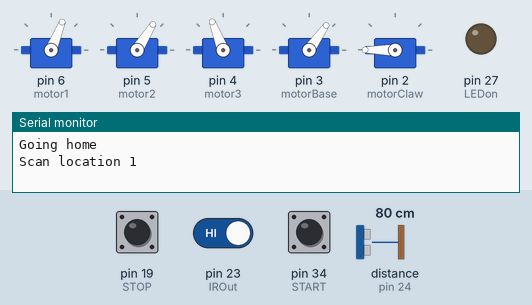
Simulated run of this sketch. Board: Arduino Mega 2560, built with avr-gcc and run on an emulated ATmega2560. Shown: 5 × servo, output pins drawn as LEDs (lit = HIGH), the last lines printed to the serial monitor. Inputs (shaded band) come from the test bench; at power-on: pin 23 (IROut) HIGH, pin 19 (STOP) LOW, pin 34 (START) HIGH, distance to the obstacle (sensor on pin 24) 80 cm. The echo pulse lasts 58.3 µs per cm; pins used as bus, display or sensor lines are not drawn.

Above: at 6.1 s.
6.2 s: pin 23 (IROut) driven HIGH
At 8.4 s:
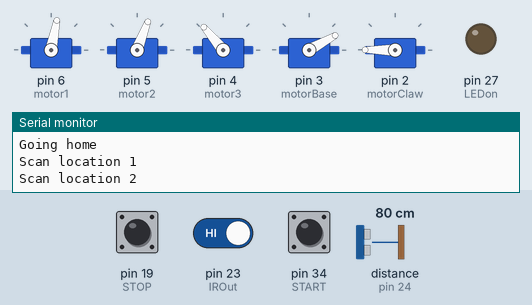
10.3 s: pin 19 (STOP) pulled HIGH for 2.3 s
21.9 s: pin 23 (IROut) driven LOW
At 25.0 s:
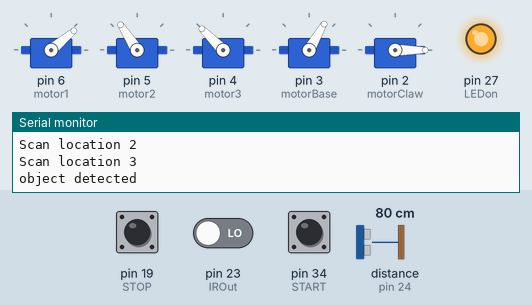
25.4 s: pin 19 (STOP) pulled HIGH for 2.3 s
At 26.0 s:
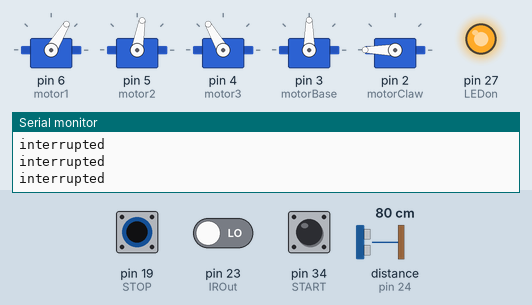
30.7 s: pin 19 (STOP) pulled HIGH for 2.3 s
Timing chart, 0 to 49.4 s (numbered marks = the images above; inputs shaded):
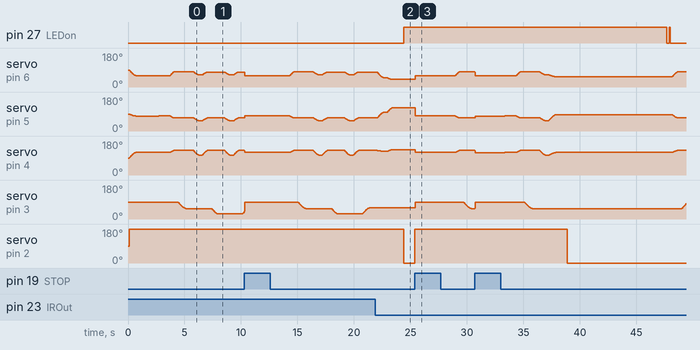

The sketch:

exhibition.ino
```cpp
//Author - TM Cheah
#include <Servo.h>

//====DEFINE====
//servo motor
#define	BASE_HOME 90
#define	MOTOR1_HOME 60
#define	MOTOR1_UP 80
#define	MOTOR1_DOWN 47
#define	MOTOR2_HOME 80
#define	MOTOR2_UP 70
#define	MOTOR2_DOWN 110
#define	MOTOR3_HOME 120
#define	MOTOR3_UP 130
#define	MOTOR3_DOWN 135
#define GRIP 0
#define UNGRIP 180

//Color Sensor
#define S0 31
#define S1 29
#define S2 26
#define S3 28
#define sensorOut 24
#define sensoronoff 30
#define LEDon 27

//Infrared Sensor
#define IRPower 22
#define IROut 23

//interrupt pin
#define STOP 19

//trigger start pin
#define START 34

//DECLARATION and INITIATION
//servo motor
Servo motor1;	//up, down, forward, backward
Servo motor2;	//up, down, forward, backward
Servo motor3;	//adjust the end effector
Servo motorBase;//responsible for left right
Servo motorClaw;//end effector

//color sensor
int redFrequency = 0;
int greenFrequency = 0;
int blueFrequency = 0;

//intterupt
bool intterupted = false;
bool itemIn = false;

//trigger start pin
int readStart = 1;

void setup()
{
	//setup serial monitor
	Serial.begin(9600);
	delay(10);

	//setup servo motor
	motor1.attach(6);
	motor2.attach(5);
	motor3.attach(4);
	motorBase.attach(3);
	motorClaw.attach(2);
	delay(100);

	//setup for infrared sensor
	pinMode(IRPower, OUTPUT);
	pinMode(IROut, INPUT);
	digitalWrite(IROut, LOW);

	//setup for color sensor
	pinMode(S0, OUTPUT);
	pinMode(S1, OUTPUT);
	pinMode(S2, OUTPUT);
	pinMode(S3, OUTPUT);
	pinMode(sensoronoff, OUTPUT);
	pinMode(sensorOut, INPUT);
	pinMode(LEDon, OUTPUT);

	// Setting frequency scaling to 20%
	digitalWrite(S0,HIGH);
	digitalWrite(S1,LOW);

	//setup for interrupt pin
	//change the interrupt mode after deciding the button mode
	//RISING to trigger when the pin goes from low to high
	//FALLING for when the pin goes from high to low
	pinMode(STOP, INPUT);
	attachInterrupt(digitalPinToInterrupt(STOP), interruptMe, RISING);

	//setup for trigger start pin
	pinMode(START, INPUT_PULLUP);

	//initialize robot location to home
	home();

	//comment line 89 if interrupt is not set up yet;
	itemIn = true;
}

void home()
{
	ungrip();

	double mB = (double)motorBase.read();
	double m1 = (double)motor1.read();
	double m2 = (double)motor2.read();
	double m3 = (double)motor3.read();

  	int diff_mB = BASE_HOME - (int)mB;
	int diff_m1 = MOTOR1_HOME - (int)m1;
	int diff_m2 = MOTOR2_HOME - (int)m2;
	int diff_m3 = MOTOR3_HOME - (int)m3;

  	//int max = max(abs(diff_mB), max(abs(diff_m1),max(abs(diff_m2), abs(diff_m3))));
  	int max = getMax(diff_mB, diff_m1, diff_m2, diff_m3);

	double step_mB = (double)diff_mB/(double)max;
	double step_m1 = (double)diff_m1/(double)max;
	double step_m2 = (double)diff_m2/(double)max;
	double step_m3 = (double)diff_m3/(double)max;

	int delayTime = 15;

  	for(int i = 0; i < max; i++)
	{
		mB = mB+step_mB;
      	m1 = m1+step_m1;
		m2 = m2+step_m2;
		m3 = m3+step_m3;

		motorBase.write((int)mB);
		motor1.write((int)m1);
		motor2.write((int)m2);
		motor3.write((int)m3);

		if(i > max*0.75)
          delayTime+=2;
     	else if(i > max*0.5)
          delayTime++;

		delay(delayTime);
	}
}

void moveTo(int getMB, int getM1, int getM2, int getM3)
{
	if(intterupted)
	{
		Serial.println("interrupted");
		return;
	}
	double mB = (double)motorBase.read();
	double m1 = (double)motor1.read();
	double m2 = (double)motor2.read();
	double m3 = (double)motor3.read();

	if(intterupted)
	{
		Serial.println("interrupted");
		return;
	}

	int diff_mB = getMB - (int)mB;
	int diff_m1 = getM1 - (int)m1;
	int diff_m2 = getM2 - (int)m2;
	int diff_m3 = getM3 - (int)m3;

	int max = getMax(diff_mB, diff_m1, diff_m2, diff_m3);

	if(intterupted)
	{
		Serial.println("interrupted");
		return;
	}

	double step_mB = (double)diff_mB/(double)max;
	double step_m1 = (double)diff_m1/(double)max;
	double step_m2 = (double)diff_m2/(double)max;
	double step_m3 = (double)diff_m3/(double)max;

	int delayTime = 15;

  	for(int i = 0; i < max; i++)
	{
		if(intterupted)
		{
			Serial.println("interrupted");
			break;
		}
		mB = mB+step_mB;
      	m1 = m1+step_m1;
		m2 = m2+step_m2;
		m3 = m3+step_m3;

		if(intterupted)
		{
			Serial.println("interrupted");
			break;
		}
		motorBase.write((int)mB);
		motor1.write((int)m1);
		motor2.write((int)m2);
		motor3.write((int)m3);

		if(i > max*0.75)
          delayTime+=2;
     	else if(i > max*0.5)
          delayTime++;

		delay(delayTime);
	}

}

void up()
{
	if(intterupted)
	{
		Serial.println("interrupted");
		return;
	}
	double mB = (double)motorBase.read();
	double m1 = (double)motor1.read();
	double m2 = (double)motor2.read();
	double m3 = (double)motor3.read();
	if(intterupted)
	{
		Serial.println("interrupted");
		return;
	}
  	int diff_mB = 0;
	int diff_m1 = MOTOR1_UP - (int)m1;
	int diff_m2 = MOTOR2_UP - (int)m2;
	int diff_m3 = MOTOR3_UP - (int)m3;

  	//int max = max(abs(diff_mB), max(abs(diff_m1),max(abs(diff_m2), abs(diff_m3))));
  	int max = getMax(diff_mB, diff_m1, diff_m2, diff_m3);

	if(intterupted)
	{
		Serial.println("interrupted");
		return;
	}
	double step_mB = (double)diff_mB/(double)max;
	double step_m1 = (double)diff_m1/(double)max;
	double step_m2 = (double)diff_m2/(double)max;
	double step_m3 = (double)diff_m3/(double)max;

	int delayTime = 15;

  	for(int i = 0; i < max; i++)
	{
		if(intterupted)
		{
			Serial.println("interrupted");
			break;
		}
		mB = mB+step_mB;
      	m1 = m1+step_m1;
		m2 = m2+step_m2;
		m3 = m3+step_m3;

		if(intterupted)
		{
			Serial.println("interrupted");
			break;
		}

		motorBase.write((int)mB);
		motor1.write((int)m1);
		motor2.write((int)m2);
		motor3.write((int)m3);

		if(i > max*0.75)
          delayTime+=2;
     	else if(i > max*0.5)
          delayTime++;

		delay(delayTime);
	}
}

void down()
{
	if(intterupted)
	{
		Serial.println("interrupted");
		return;
	}
	double mB = (double)motorBase.read();
	double m1 = (double)motor1.read();
	double m2 = (double)motor2.read();
	double m3 = (double)motor3.read();
	if(intterupted)
	{
		Serial.println("interrupted");
		return;
	}
  	int diff_mB = 0;
	int diff_m1 = MOTOR1_DOWN - (int)m1;
	int diff_m2 = MOTOR2_DOWN - (int)m2;
	int diff_m3 = MOTOR3_DOWN - (int)m3;

  	//int max = max(abs(diff_mB), max(abs(diff_m1),max(abs(diff_m2), abs(diff_m3))));
  	int max = getMax(diff_mB, diff_m1, diff_m2, diff_m3);

	if(intterupted)
	{
		Serial.println("interrupted");
		return;
	}
	double step_mB = (double)diff_mB/(double)max;
	double step_m1 = (double)diff_m1/(double)max;
	double step_m2 = (double)diff_m2/(double)max;
	double step_m3 = (double)diff_m3/(double)max;

	int delayTime = 15;

  	for(int i = 0; i < max; i++)
	{
		if(intterupted)
		{
			Serial.println("interrupted");
			break;
		}
		mB = mB+step_mB;
      	m1 = m1+step_m1;
		m2 = m2+step_m2;
		m3 = m3+step_m3;

		if(intterupted)
		{
			Serial.println("interrupted");
			break;
		}

		motorBase.write((int)mB);
		motor1.write((int)m1);
		motor2.write((int)m2);
		motor3.write((int)m3);

		if(i > max*0.75)
          delayTime+=2;
     	else if(i > max*0.5)
          delayTime++;

		delay(delayTime);
	}
}


void moveBase(int getMB)
{
	if(intterupted)
	{
		Serial.println("interrupted");
		return;
	}
	double mB = (double)motorBase.read();

	if(intterupted)
	{
		Serial.println("interrupted");
		return;
	}

	int diff_mB = getMB - mB;

  	//int max = max(abs(diff_mB), max(abs(diff_m1),max(abs(diff_m2), abs(diff_m3))));

	if(intterupted)
	{
		Serial.println("interrupted");
		return;
	}

	double step_mB = (double)diff_mB/(double)abs(diff_mB);

	int delayTime = 15;

  	for(int i = 0; i < abs(diff_mB); i++)
	{
		mB = mB+step_mB;

		if(intterupted)
		{
			Serial.println("interrupted");
			break;
		}

		motorBase.write((int)mB);

		if(i > abs(diff_mB)*0.75)
          delayTime+=2;
     	else if(i > abs(diff_mB)*0.5)
          delayTime++;

		delay(delayTime);
	}
	delay(650);
}

void scan(int m1, int m2, int m3, int mB)
{
	if(intterupted)
	{
		Serial.println("interrupted");
		return;
	}
	moveTo(mB, m1, m2, m3);
}

void grab(int m1, int m2, int m3, int mB)
{
	if(intterupted)
	{
		Serial.println("interrupted");
		return;
	}
	moveTo(mB, m1, m2, m3);
	delay(1000);
	if(intterupted)
	{
		Serial.println("interrupted");
		return;
	}
	grip();
}

void dropZone(char color)
{
	if(intterupted)
	{
		Serial.println("interrupted");
		return;
	}
	if(color == 'r')
		moveBase(156);
	else if(color == 'g')
		moveBase(140);
	else if(color == 'b')
		moveBase(125);
}

void grip()
{
	motorClaw.write(GRIP);
}

void ungrip()
{
	motorClaw.write(UNGRIP);
}

int getMax(int diff_mB, int diff_m1, int diff_m2, int diff_m3)
{
	return max(abs(diff_mB), max(abs(diff_m1),max(abs(diff_m2), abs(diff_m3))));
}

int getRed()
{
	int redColor = 0;

	digitalWrite(S2,LOW);
	digitalWrite(S3,LOW);

	if(intterupted)
	{
		Serial.println("interrupted");
		return 0;
	}
	// Reading the output frequency

	for(int i = 0; i < 3; i++)
	{

		if(intterupted)
		{
			Serial.println("interrupted");
			break;
		}
		redColor += pulseIn(sensorOut, LOW);
		delay(30);
	}

	if(intterupted)
	{
		Serial.println("interrupted");
		return 0;
	}

	redFrequency = (int) (redColor/3);

	delay(10);
	return redFrequency;
}

int getGreen()
{
	int greenColor = 0;

	digitalWrite(S2,HIGH);
	digitalWrite(S3,HIGH);

	if(intterupted)
	{
		Serial.println("interrupted");
		return 0;
	}
	// Reading the output frequency

	for(int i = 0; i < 3; i++)
	{

		if(intterupted)
		{
			Serial.println("interrupted");
			break;
		}
		greenColor += pulseIn(sensorOut, LOW);
		delay(30);
	}

	if(intterupted)
	{
		Serial.println("interrupted");
		return 0;
	}

	greenFrequency = (int) (greenColor/3);

	delay(10);
	return greenFrequency;
}

int getBlue()
{
	int blueColor = 0;

	digitalWrite(S2,LOW);
	digitalWrite(S3,HIGH);

	if(intterupted)
	{
		Serial.println("interrupted");
		return 0;
	}
	// Reading the output frequency
	for(int i = 0; i < 3; i++)
	{
		if(intterupted)
		{
			Serial.println("interrupted");
			break;
		}
		blueColor += pulseIn(sensorOut, LOW);
		delay(30);
	}


	if(intterupted)
	{
		Serial.println("interrupted");
		return 0;
	}

	blueFrequency = (int) (blueColor/3);

	delay(10);
	return blueFrequency;
}

char getColor()
{
	int red, green, blue;

	//Set sensor on and LED on
	digitalWrite(sensoronoff, HIGH);
	digitalWrite(LEDon, HIGH);
	delay(500);

	if(intterupted)
	{
		Serial.println("interrupted");
		return ' ';
	}
	red = getRed();
	green = getGreen();
	blue = getBlue();
	if(intterupted)
	{
		Serial.println("interrupted");
		return ' ';
	}
	//flashing effect
	digitalWrite(LEDon, LOW);
	delay(200);
	digitalWrite(LEDon, HIGH);
	delay(100);
	digitalWrite(LEDon, LOW);
	delay(200);

	Serial.print("R: ");
	Serial.print(red);
	Serial.print(" G: ");
	Serial.print(green);
	Serial.print(" B: ");
	Serial.println(blue);

	if((red+green+blue)>10000)
		return 'n';
	else if(red < green && red < blue)
		return 'r';
	else if(green < red && green < blue)
		return 'g';
	else
		return 'b';
}

void process(int m1, int m2, int m3, int mB)
{
	char color;
	if(intterupted)
	{
		Serial.println("interrupted");
		return;
	}
	grab(m1, m2, m3, mB);
	if(intterupted)
	{
		Serial.println("interrupted");
		return;
	}
	color = getColor();
  Serial.print("Color: ");
  Serial.println(color);
	if(intterupted)
	{
		Serial.println("interrupted");
		return;
	}
	up();
	delay(350);
	if(intterupted)
	{
		Serial.println("interrupted");
		return;
	}
	dropZone(color);
	if(intterupted)
	{
		Serial.println("interrupted");
		return;
	}
	down();
	delay(350);
	if(intterupted)
	{
		Serial.println("interrupted");
		return;
	}
	ungrip();
  delay(350);
	up();
	if(intterupted)
	{
		Serial.println("interrupted");
		return;
	}
	delay(350);
	if(intterupted)
	{
		Serial.println("interrupted");
		return;
	}
	up();
}


void loop()
{
	intterupted = false;

	readStart = digitalRead(START);

	while(itemIn) //&& readStart == 0)
	{
    delay(2000);
		int detectObj = 0;

		if(intterupted)
		{
			Serial.println("interrupted");
			break;
		}
		//home
		Serial.println("Going home");
		home();
		delay(1000);

		if(intterupted)
		{
			Serial.println("interrupted");
			break;
		}
		//scan 1
		Serial.println("Scan location 1");
		up();
		delay(350);
		moveBase(55);
		scan(65,55,105,55);
    delay(200);
		digitalWrite(IRPower, HIGH);	//turn on infrared
		delay(100);
		detectObj = digitalRead(IROut);
		digitalWrite(IRPower, LOW);		//turn off infrared
		if(detectObj == 0)
		{
      Serial.println("object detected");
			if(intterupted)
			{
				Serial.println("interrupted");
				break;
			}
			process(55,87,120,55);
		}

		if(intterupted)
		{
			Serial.println("interrupted");
			break;
		}
		//scan 2
		Serial.println("Scan location 2");
		up();
		delay(350);
		moveBase(29);
		scan(65,55,105,29);
    delay(200);
		digitalWrite(IRPower, HIGH);	//turn on infrared
		delay(100);
		detectObj = digitalRead(IROut);
		digitalWrite(IRPower, LOW);		//turn off infrared
		if(detectObj == 0)
		{
			Serial.println("object detected");
			if(intterupted)
			{
				Serial.println("interrupted");
				break;
			}
			process(57,80,115,29);
		}

		if(intterupted)
		{
			Serial.println("interrupted");
			break;
		}
		//scan 3
    Serial.println("Scan location 3");
		up();
		delay(350);
		moveBase(60);
		scan(50,99,127,60);
    delay(200);
		digitalWrite(IRPower, HIGH);	//turn on infrared
		delay(100);
		detectObj = digitalRead(IROut);
		digitalWrite(IRPower, LOW);		//turn off infrared
		if(detectObj == 0)
		{
			Serial.println("object detected");
			if(intterupted)
			{
				Serial.println("interrupted");
				break;
			}
			process(40,123,135,60);
		}

		if(intterupted)
		{
			Serial.println("interrupted");
			break;
		}
		//scan 4
    Serial.println("Scan location 4");
		up();
		delay(350);
		moveBase(42);
		scan(58,80,120,42);
    delay(200);
		digitalWrite(IRPower, HIGH);	//turn on infrared
		delay(100);
		detectObj = digitalRead(IROut);
		digitalWrite(IRPower, LOW);		//turn off infrared
		if(detectObj == 0)
		{
			Serial.println("object detected");
			if(intterupted)
			{
				Serial.println("interrupted");
				break;
			}
			process(49,104,128,42);
		}

		if(intterupted)
		{
			Serial.println("interrupted");
			break;
		}
		//scan 5
    Serial.println("Scan location 5");
		up();
		delay(350);
		moveBase(24);
		scan(54,88,115,24);
    delay(200);
		digitalWrite(IRPower, HIGH);	//turn on infrared
		delay(100);
		detectObj = digitalRead(IROut);
		digitalWrite(IRPower, LOW);		//turn off infrared
		if(detectObj == 0)
		{
			Serial.println("object detected");
			if(intterupted)
			{
				Serial.println("interrupted");
				break;
			}
			process(40,120,135,24);
		}

		itemIn = false;
		Serial.println("Going home");
		if(intterupted)
		{
			Serial.println("interrupted");
			break;
		}
    up();
    delay(350);
    moveBase(BASE_HOME);
		home();
		if(intterupted)
		{
			Serial.println("interrupted");
			break;
		}
	}
}

void interruptMe()
{
  Serial.println("get interrupt LOL");
  itemIn = true;
  intterupted = true;
  readStart = 1;
  home();
}
```

Measured:
- after the input at 21.9 s, pin 27 (LEDon): LOW → HIGH after 2.5 s; servo on pin 3 (motorBase): stays 60° (without the input it goes to 59° after 2.0 s); servo on pin 2 (motorClaw): 180° → 0° after 2.5 s
- after the input at 25.4 s, servo on pin 6 (motor1): moves from 40° to 80° over 3.9 s, starting at once; servo on pin 5 (motor2): moves from 123° to 70° over 3.9 s, starting at once; servo on pin 2 (motorClaw): 0° → 180° at once
